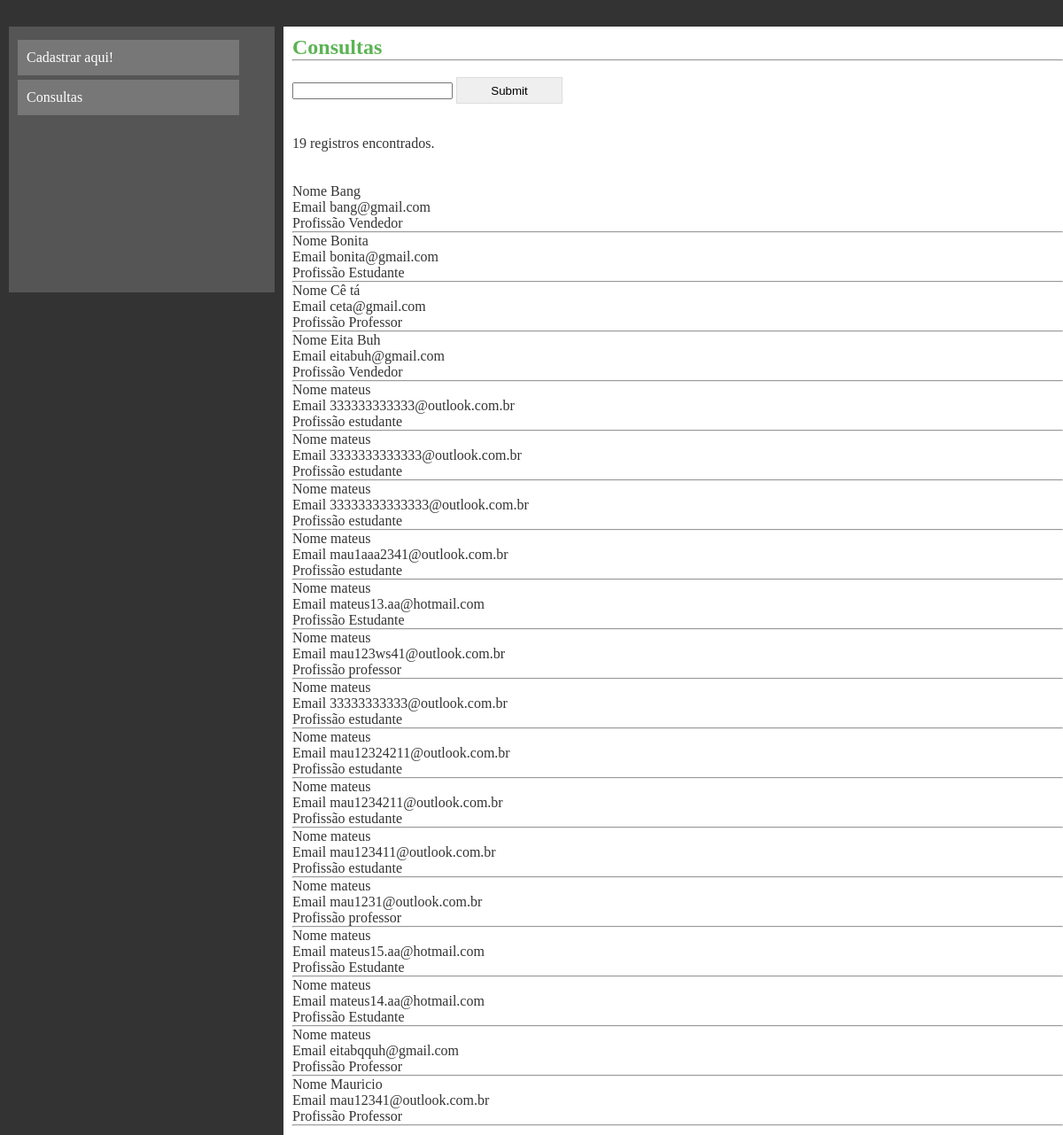
/PHP/consulta.php, run on the app's committed database.
### tables this page shows
CREATE TABLE `usuarios` (
  `codigo` int(11) NOT NULL AUTO_INCREMENT,
  `nome` varchar(40) NOT NULL,
  `email` varchar(50) NOT NULL,
  `profissao` varchar(40) NOT NULL,
  PRIMARY KEY (`codigo`),
  UNIQUE KEY `email` (`email`)
);

### PHP/database.php (called while the page is built, shortened)
<?php
    function execute($query){
        $link = conectar();
        $resultado = @mysqli_query($link, $query) or die(mysqli_error($link));
        return $resultado;
    }
    function contarRegistros($table, $paramentros = null, $colunas = '*'){
        $paramentros = ($paramentros) ? "{$paramentros}" : null;
        $query = "SELECT {$colunas} FROM {$table}{$paramentros}";
        $resultado = execute($query);
        if(!mysqli_num_rows($resultado)){
            return false;
        }else{
                $numero = mysqli_num_rows($resultado);
        }
        return $numero;
    }
    function lerRegistros($table, $paramentros = null, $colunas = '*'){
        $paramentros = ($paramentros) ? "{$paramentros}" : null;
        $query = "SELECT {$colunas} FROM {$table}{$paramentros}";
        $resultado = execute($query);
        if(!mysqli_num_rows($resultado)){
            return false;
        }else{
            while($res = mysqli_fetch_assoc($resultado)){
                $dados[] = $res;
            }
        }
        return $dados;
    }
?>

### PHP/consulta.php (the view, shortened to what this page needs)
<?php
    require 'database.php';
?>
    <html lang="pt-br">
    <head>
        <link rel="stylesheet" href="../CSS/usuarios.css">
    </head>
    <body>
        <div class="container">
            <nav>
                <ul class="menu">
                    <li><a href="../cadastro.html">Cadastrar aqui!</a></li>
                    <li><a href="consulta.php">Consultas</a></li>
                </ul>
            </nav>
            <section class="secao">
                <h1 class="titulo">Consultas</h1>
                <hr>
                <br>
                <form>
                    <input name="Filtro" type="text" method="get" action="">
                    <input class="botao" type="submit">
                </form>
                <?php
                @$filtro = $_GET['Filtro'];
                if(empty($filtro)){
                    $filtro = null;
                }
                $table = "usuarios";
                if(empty($filtro)){
                    $registros = lerRegistros($table," order by nome");
                    echo "<br><br>".contarRegistros($table)." registros encontrados.<br><br><br>";
                    foreach($registros as $key){
                    echo "Nome ".$key['nome'].'<br>';
                    echo "Email ".$key['email'].'<br>';
                    echo "Profissão ".$key['profissao'].'<br><hr>';
                }
                }
                    ?>
            </section>
        </div>
    </body>
    </html>

### CSS/usuarios.css (style rules this page uses)
* { margin: 0; padding: 0; }
body { background: #333; color: #fff; font-family: Verdana; font-size: 100%; }
.container { margin: 20px auto auto; max-width: 1200px; padding: 10px; width: 100%; }
nav { background-color: #555; box-sizing: border-box; float: left; height: 100%; max-height: 300px; max-width: 300px; min-height: 250px; padding: 10px; width: 100%; }
section { background-color: #fff; box-sizing: content-box; color: #333; float: left; margin-left: 10px; max-height: 2000px; max-width: 870px; padding: 10px; width: 100%; }
.menu { list-style-type: none; }
.menu li { background-color: #777; box-sizing: border-box; cursor: pointer; height: 100%; line-height: 40px; margin-top: 5px; max-height: 40px; max-width: 250px; padding-left: 10px; width: 100%; }
.botao { border: 1px solid #ddd; height: 30px; width: 120px; }
.titulo { color: #5bb453; font-weight: 900; }
a { color: #fff; text-decoration: none; }

### data on the page
usuarios: nome "Bang", email "bang@gmail.com", profissao "Vendedor"
usuarios: nome "Bonita", email "bonita@gmail.com", profissao "Estudante"
usuarios: nome "Cê tá", email "ceta@gmail.com", profissao "Professor"
usuarios: nome "Eita Buh", email "eitabuh@gmail.com", profissao "Vendedor"
usuarios: nome "mateus", email "333333333333@outlook.com.br", profissao "estudante"
usuarios: nome "mateus", email "3333333333333@outlook.com.br", profissao "estudante"
usuarios: nome "mateus", email "33333333333333@outlook.com.br", profissao "estudante"
usuarios: nome "mateus", email "mau1aaa2341@outlook.com.br", profissao "estudante"
usuarios: nome "mateus", email "mateus13.aa@hotmail.com", profissao "Estudante"
usuarios: nome "mateus", email "mau123ws41@outlook.com.br", profissao "professor"
usuarios: nome "mateus", email "33333333333@outlook.com.br", profissao "estudante"
usuarios: nome "mateus", email "mau12324211@outlook.com.br", profissao "estudante"
usuarios: nome "mateus", email "mau1234211@outlook.com.br", profissao "estudante"
usuarios: nome "mateus", email "mau123411@outlook.com.br", profissao "estudante"
usuarios: nome "mateus", email "mau1231@outlook.com.br", profissao "professor"
usuarios: nome "mateus", email "mateus15.aa@hotmail.com", profissao "Estudante"
usuarios: nome "mateus", email "mateus14.aa@hotmail.com", profissao "Estudante"
usuarios: nome "mateus", email "eitabqquh@gmail.com", profissao "Professor"
usuarios: nome "Mauricio", email "mau12341@outlook.com.br", profissao "Professor"

### other printed values
contarRegistros($table) "19"
